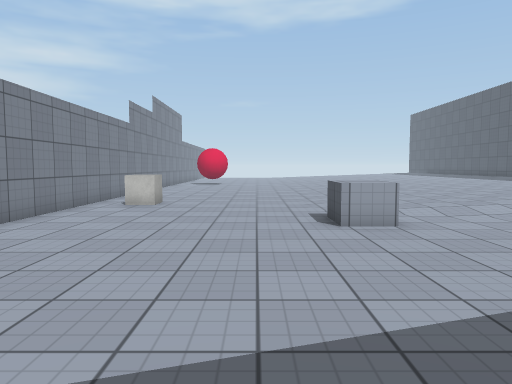
view 1 (above)

17 first-person views from a walk through a scene from a Unity 3-D project. The camera is 1.3 m above the floor, tilts 4° down and sees 70° across. The floor is counted in squares, 1 m on a side. Each view is taken from the middle of a square. On the plan, view 1 faces up. The plan holds only what a view shows up to about 15 squares ahead; the rest is blank. The place goes on beyond the plan. The player character is not drawn. Surface patterns are stand-ins for the level's own textures.

view 2
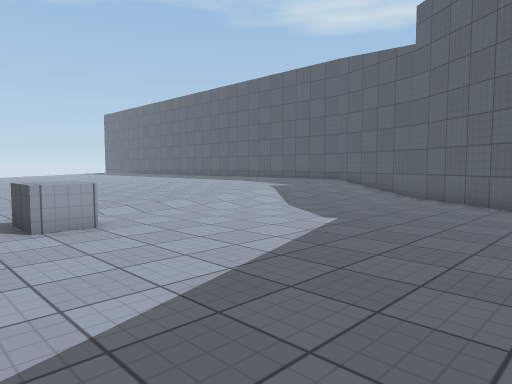

view 3
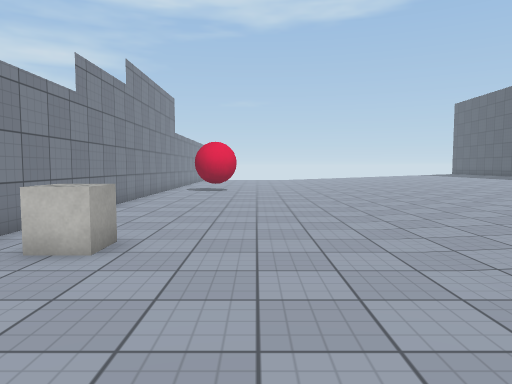

view 4
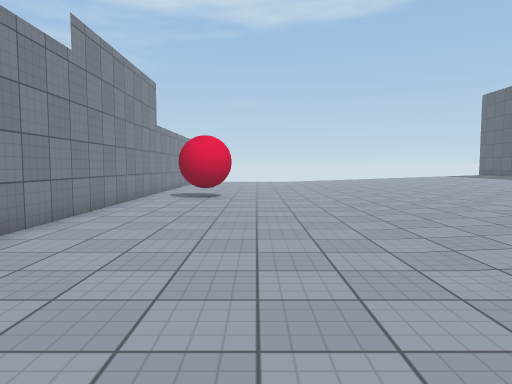

view 5
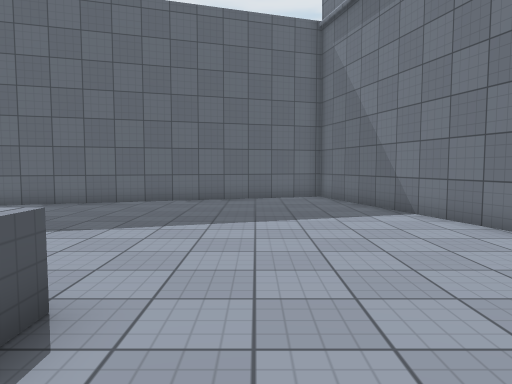

view 6
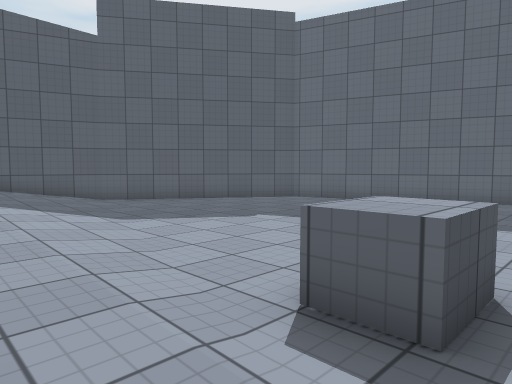

view 7
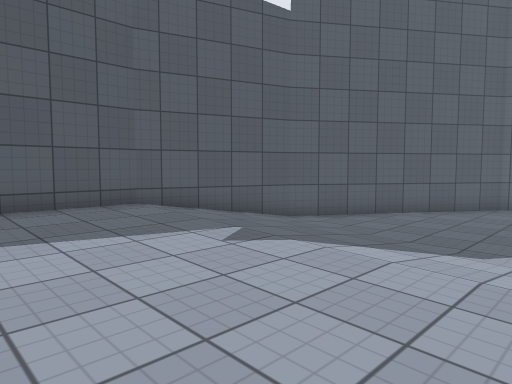

view 8
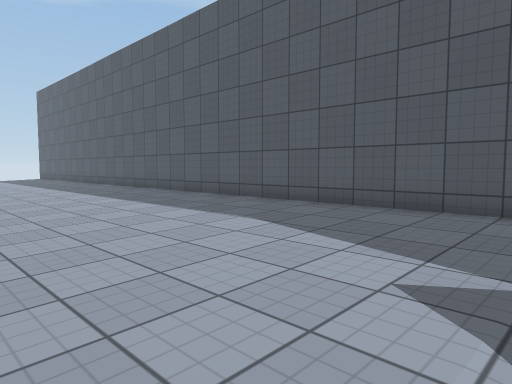

view 9
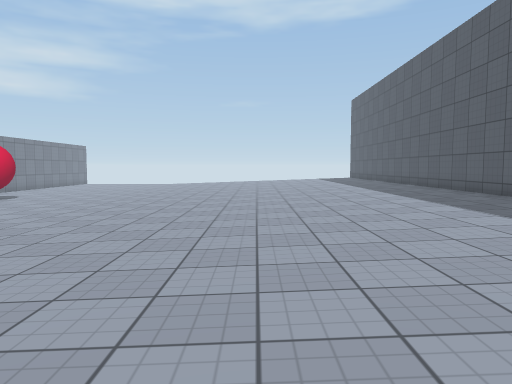

view 10
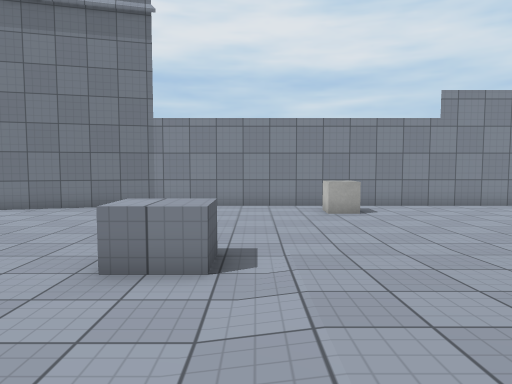

view 11
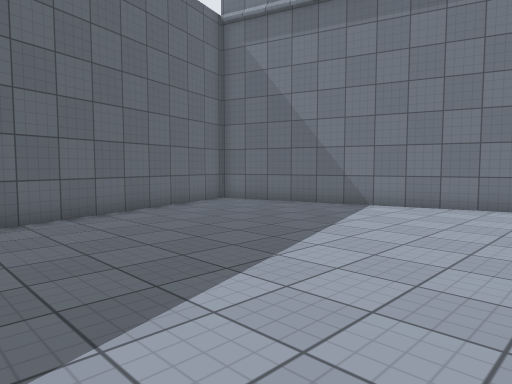

view 12
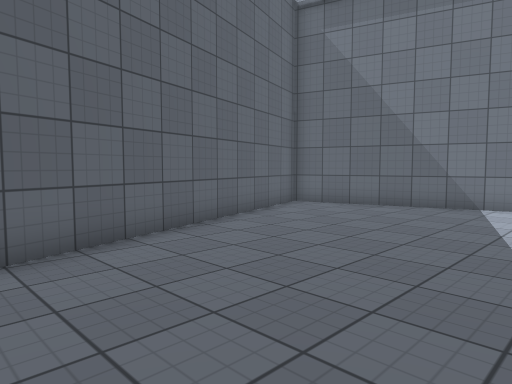

view 13
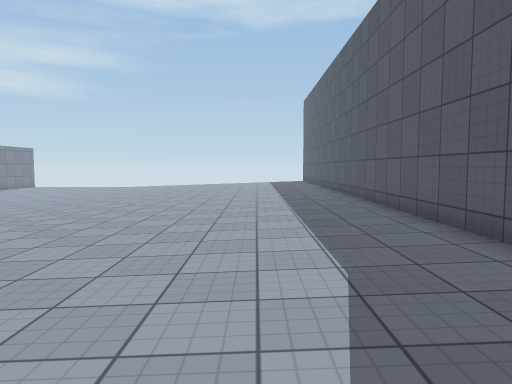

view 14
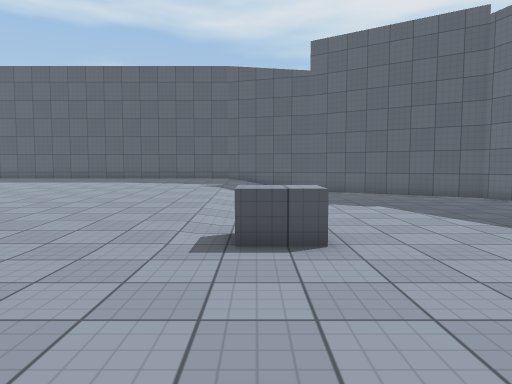

view 15
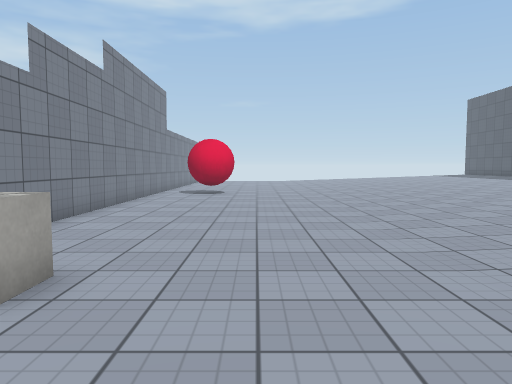

view 16
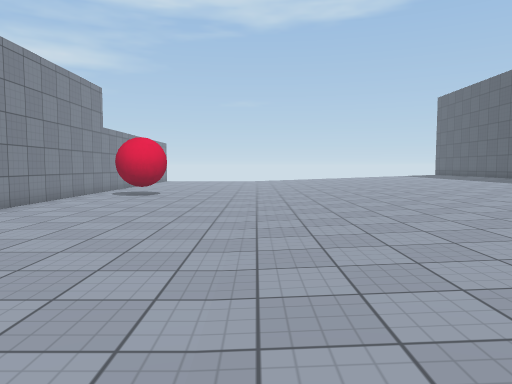

view 17
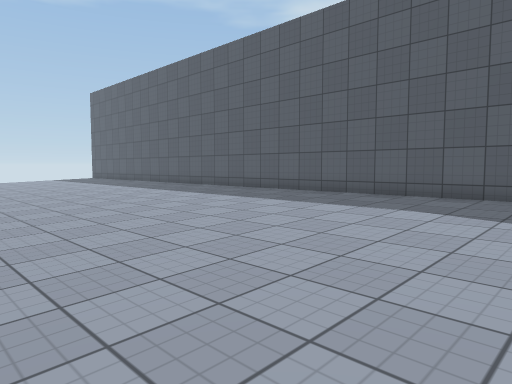

### Floor plan
Key: @ floor where view 1 was taken; # wall or solid block; . main floor; : floor 0.25 m higher than the main floor; + floor 0.5 m higher than the main floor; / step, stairs or slope; ^ raised ledge; O other object.
Columns run from 6 left of view 1 to 17 right of it. Each row starts with its distance up from view 1.
 25 #..O.......::::::++++++#
 24 #..........::::::++++++#
 23 #..........::::::++++++#
 22 #..........::::::++++++#
 21 #..........::::::++++++#
 20 #..........::::::++++++#
 19 #..........::::::++++++#
 18 #..........::::::++++++#
 17 #..........::::::++++++#
 16 #..........::::::++++++#
 15 #..........::::::++++++#
 14 #..........::::::++++++#
 13 #.O........::::::++++++#
 12 #.O........::::::++++++#
 11 #..........::::::++++++#
 10 #............::::::++++#
  9 #.......^^......//////##
  8 #.......^^.........///#
  7 #.....................#
  6 #....................##
  5 #....................#
  4 ##..................##
  3  #.................##
  2  #.................#
  1  ##...............##
  0   #...@..........##
 -1   #...........####
 -2   #........####
 -3   ##....####
 -4    #.####
 -5    ###

Where each view was taken, in squares from view 1:
view 1: 0 up, 0 right, facing up
view 2: 0 up, 0 right, facing up-right
view 3: 7 up, 1 left, facing up
view 4: 11 up, 1 left, facing up
view 5: 11 up, 0 right, facing down
view 6: 12 up, 1 right, facing down-right
view 7: 15 up, 8 right, facing down-right
view 8: 10 up, 9 right, facing up-right
view 9: 10 up, 9 right, facing up
view 10: 10 up, 8 right, facing left
view 11: 7 up, 7 right, facing down-left
view 12: 4 up, 8 right, facing down-left
view 13: 11 up, 13 right, facing up
view 14: 9 up, 4 left, facing right
view 15: 9 up, 1 left, facing up
view 16: 10 up, 2 right, facing up
view 17: 12 up, 6 right, facing up-right
